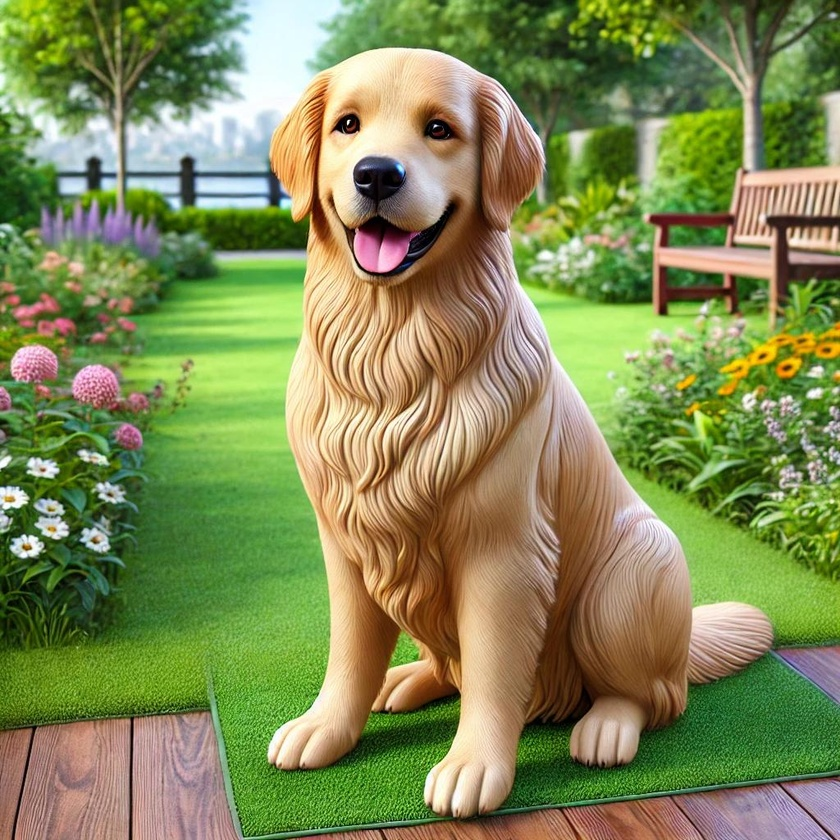
#> input picture prod/Dragon3/backend/pruebasensores/imagensensoresai.JPG, 840 x 840 px, shrunk from 1024 x 1024 before the run
$ python test_comparativo.py ../../prod/Dragon3/backend/pruebasensores/imagensensoresai.JPG   (older library calls are emulated)
#> lines starting #> are read from the running program, lines starting #| are printed output that depends on the picture
### dev/analizadorpython/analizadorpython.py
# [CODE]
import cv2
import numpy as np

def db3_escanner_coherencia(filepath):
    img = cv2.imread(filepath, cv2.IMREAD_GRAYSCALE)
#> img: shape (840, 840); min 0, max 255, mean 129.5
    if img is None: return None

    h, w = img.shape
#> h = 840; w = 840
    h_mod, w_mod = (h // 8) * 8, (w // 8) * 8
#> h_mod = 840; w_mod = 840
    img = img[:h_mod, :w_mod].astype(np.float32)

    # Submuestreo adaptativo estocástico para garantizar P95 < 200ms
    hb, wb = h_mod // 8, w_mod // 8
#> hb = 105; wb = 105
    max_macro = 64
    stride_h = max(1, hb // max_macro)
#> stride_h = 1
    stride_w = max(1, wb // max_macro)
#> stride_w = 1

    # Extracción por zancada conservando adyacencia espacial geométrica
    blocks = img.reshape(hb, 8, wb, 8).swapaxes(1, 2)
    blocks = blocks[::stride_h, ::stride_w]
    hb_s, wb_s = blocks.shape[0], blocks.shape[1]
#> hb_s = 105; wb_s = 105

    # Reconstrucción matricial rápida para evaluación de bordes y costuras
    img_min = blocks.swapaxes(1, 2).reshape(hb_s * 8, wb_s * 8)

    sobelx = cv2.Sobel(img_min, cv2.CV_32F, 1, 0, ksize=3)
    sobely = cv2.Sobel(img_min, cv2.CV_32F, 0, 1, ksize=3)
    mag_bordes = np.sqrt(sobelx**2 + sobely**2)
    blocks_bordes = mag_bordes.reshape(hb_s, 8, wb_s, 8).swapaxes(1, 2)

    block_mean_lum = np.mean(blocks, axis=(2, 3))
    block_edge_den = np.mean(blocks_bordes, axis=(2, 3))
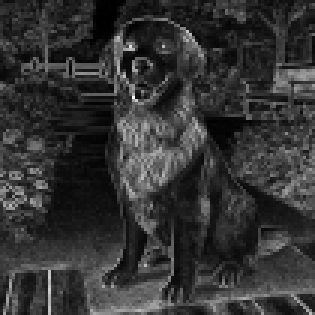
#> block_edge_den: shape (105, 105) float32 (shown 3 times larger); min 0.116, max 403.6, mean 82.8; drawn with min black and max white

    # Máscara dinámica contra penumbra y áreas lavadas por compresión
    W = np.ones_like(block_mean_lum, dtype=np.float32)
    W[block_mean_lum < 45.0] *= 0.15
#> W: shape (105, 105) float32; values 0.15 (black) and 1 (white), 97% white; black in thin lines or dots
    W[block_edge_den < 6.0] *= 0.15
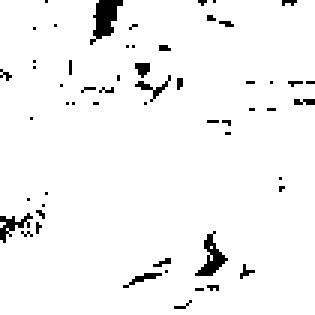
#> W: shape (105, 105) float32 (shown 3 times larger); values 0.15 (black) and 1 (white), 96.1% white; black in thin lines or dots
    if np.sum(W) == 0: W = np.ones_like(W, dtype=np.float32)

    D = np.zeros((8, 8), dtype=np.float32)
    for i in range(8):
        for j in range(8):
            if i == 0:
                D[i, j] = 1 / np.sqrt(8)
            else:
                D[i, j] = np.sqrt(2/8) * np.cos((2*j + 1) * i * np.pi / 16)

    dct_blocks = np.einsum('ij,kljm,mn->klin', D, blocks, D.T)

    ac1 = dct_blocks[:, :, 0, 1]
    ac2 = dct_blocks[:, :, 1, 0]

    diff_raw = ac1 - ac2
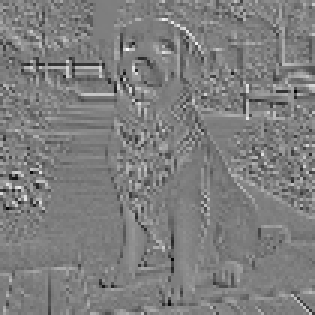
#> diff_raw: shape (105, 105) float32 (shown 3 times larger); min -721.8, max 735, mean 0.1; drawn with min black and max white
    diferencial = np.sign(diff_raw)

    # 1. Aleatoriedad Espacial Ponderada
    cambio_v = np.abs(np.diff(diferencial, axis=0))
    W_v = (W[:-1, :] + W[1:, :]) / 2.0
    aleatoriedad_v = np.sum(cambio_v * W_v) / (np.sum(W_v) + 1e-5)
#> aleatoriedad_v = 0.833

    cambio_h = np.abs(np.diff(diferencial, axis=1))
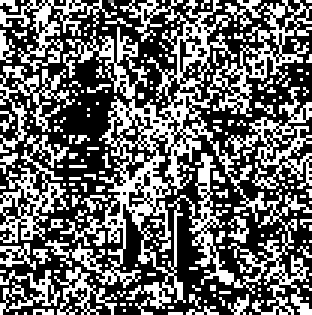
#> cambio_h: shape (105, 104) float32 (shown 3 times larger); min 0, max 2, mean 0.813; drawn with min black and max white
    W_h = (W[:, :-1] + W[:, 1:]) / 2.0
    aleatoriedad_h = np.sum(cambio_h * W_h) / (np.sum(W_h) + 1e-5)
#> aleatoriedad_h = 0.814
    aleatoriedad_espacial = (aleatoriedad_v + aleatoriedad_h) / 2.0
#> aleatoriedad_espacial = 0.823

    # 2. Momentos Estadísticos globales
    mean_diff = np.sum(diff_raw * W) / np.sum(W)
#> mean_diff = 0.068
    var_diff = np.sum(((diff_raw - mean_diff) ** 2) * W) / np.sum(W)
#> var_diff = 15584.8
    std_diff = np.sqrt(var_diff) + 1e-5
#> std_diff = 124.8
    diff_norm = (diff_raw - mean_diff) / std_diff

    curtosis_global = np.sum((diff_norm ** 4) * W) / np.sum(W)
#> curtosis_global = 6.82
    skewness = np.sum((diff_norm ** 3) * W) / np.sum(W)
#> skewness = -0.0716

    # 3. Métrica de Control Regional: Varianza de Curtosis Local (Macrobloques 4x4)
    m_size = 4
    # Inicializamos la matriz para auditoría local
    grid_rows = hb_s // m_size
#> grid_rows = 26
    grid_cols = wb_s // m_size
#> grid_cols = 26
    matriz_curtosis = np.zeros((grid_rows, grid_cols), dtype=np.float32)

    curtosis_locales = []
    for r in range(0, hb_s - (hb_s % m_size), m_size):
        for c in range(0, wb_s - (wb_s % m_size), m_size):
            sub_diff = diff_norm[r:r+m_size, c:c+m_size]
            sub_W = W[r:r+m_size, c:c+m_size]
            s_W = np.sum(sub_W)
            if s_W > 0:
                k_loc = np.sum((sub_diff ** 4) * sub_W) / s_W
                curtosis_locales.append(k_loc)
                matriz_curtosis[r // m_size, c // m_size] = k_loc
            else:
                matriz_curtosis[r // m_size, c // m_size] = 0.0
#> after the loop, curtosis_locales = 676 values, max 113.2 at index 365, min 6.61e-07 at index 34, mean 6.87

    var_curtosis_local = np.var(curtosis_locales) if len(curtosis_locales) > 1 else 0.0
#> var_curtosis_local = 245.5

    # 4. Energía de altas frecuencias
    abs_diff = np.abs(diff_raw)
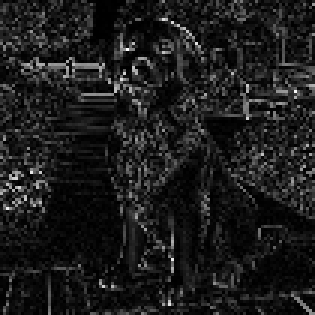
#> abs_diff: shape (105, 105) float32 (shown 3 times larger); min 0, max 735, mean 81.6; drawn with min black and max white
    energia_ac_media = np.sum(abs_diff * W) / np.sum(W)
#> energia_ac_media = 83.15
    varianza_energia_ac = np.sum(((abs_diff - energia_ac_media) ** 2) * W) / np.sum(W)
#> varianza_energia_ac = 8670.3

    p_positivo = np.sum((diferencial == 1) * W) / np.sum(W)
#> p_positivo = 0.492
    p_negativo = np.sum((diferencial == -1) * W) / np.sum(W)
#> p_negativo = 0.508
    p_cero = np.sum((diferencial == 0) * W) / np.sum(W)
#> p_cero = 1.41e-05

    entropia_signo = 0.0
    for p in [p_positivo, p_negativo, p_cero]:
        if p > 0: entropia_signo -= p * np.log2(p)
#> this loop made 3 passes
#> (p, entropia_signo) on passes 1 to 3: (0.492, 0.503), (0.508, 1), (1.41e-05, 1)
#> after the loop, entropia_signo = 1

    # 5. Geometría de Rejilla (Costuras)
    costuras = np.abs(np.diff(img_min[7::8, :], axis=0))
    aristas = np.abs(np.diff(img_min, axis=0))[7::8, :]
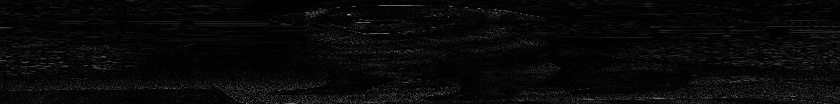
#> aristas: shape (104, 840) float32; min 0, max 203, mean 8.4
    ratio_costuras = np.mean(costuras) / (np.mean(aristas) + 1e-5)
#> ratio_costuras = 3.25

    return {
        "aleatoriedad_espacial": aleatoriedad_espacial,
        "curtosis_residual": curtosis_global,
        "var_curtosis_local": var_curtosis_local,
        "skewness_residual": skewness,
        "energia_ac_media": energia_ac_media,
        "varianza_energia_ac": varianza_energia_ac,
        "entropia_signo": entropia_signo,
        "ratio_costuras": ratio_costuras,
        "dimensiones": (hb_s, wb_s),
        "matriz_curtosis": matriz_curtosis
    }

### dev/analizadorpython/test_comparativo.py
# [CODE]
import sys
import numpy as np
from analizadorpython import db3_escanner_coherencia

def analizar_lote(files):
    print(f"{'Archivo':<20} | {'Media':<8} | {'Std':<8} | {'Max Z':<8} | {'Anomalías (>7.0)':<18}")
    print("-" * 75)

    for f in files:
        data = db3_escanner_coherencia(f)
#> data = 10 items
        if data is None:
            print(f"{f:<20} | ERROR")
            continue

        m = data['matriz_curtosis']
        media, std = np.mean(m), np.std(m)
#> media = 6.87; std = 15.67
        z_scores = (m - media) / (std + 1e-5)
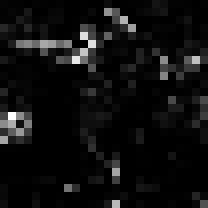
#> z_scores: shape (26, 26) float32 (shown 8 times larger); min -0.438, max 6.79, mean -3.95e-08; drawn with min black and max white
        max_z = np.max(z_scores)
#> max_z = 6.79
        # Ajustamos umbral a 7.0 para ignorar el ruido natural de la piel/textura
        count = np.sum(z_scores > 7.0)
#> count = 0

        print(f"{f:<20} | {media:<8.2f} | {std:<8.2f} | {max_z:<8.2f} | {count:<18}")
#| ../../prod/Dragon3/backend/pruebasensores/imagensensoresai.JPG | 6.87     | 15.67    | 6.79     | 0

if __name__ == "__main__":
    if len(sys.argv) > 1:
        analizar_lote(sys.argv[1:])
    else:
        print("Uso: python3 test_comparativo.py prueba.jpg ai.jpg hibrida.jpg")
